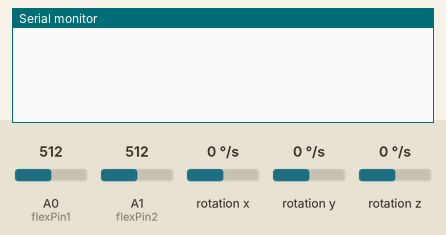
This sketch was run on a simulated Arduino Nano 33 BLE. Parts: the last lines printed to the serial monitor. Inputs (shaded band) come from the test bench; at power-on: A0 (flexPin1) = 512, A1 (flexPin2) = 512, rotation x 0 °/s, rotation y 0 °/s, rotation z 0 °/s.

Above: at 1.2 s.
1.3 s: A0 (flexPin1) set to 240
At 2.5 s:
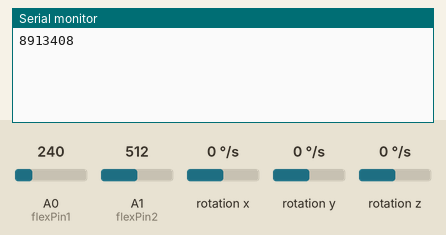
2.8 s: A1 (flexPin2) set to 240
At 3.7 s:
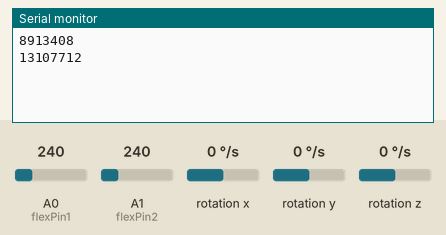
4.3 s: A0 (flexPin1) set to 260
At 4.7 s:
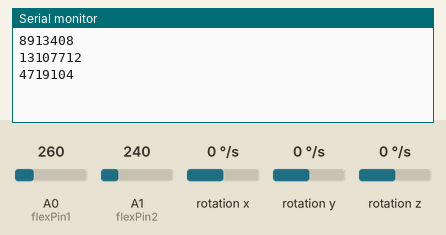
5.8 s: A1 (flexPin2) set to 260
At 6.9 s:
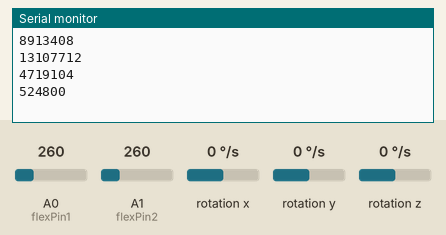
Timing chart, 0 to 8.3 s (numbered marks = the images above; inputs shaded):
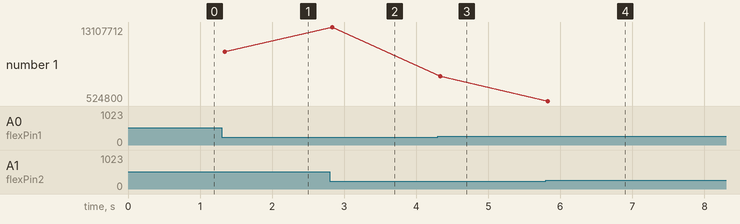

The sketch:

glove.ino
```cpp
/* Program for the glove controller : 2 flexometers and a gyroscope*/

#include <Arduino_LSM9DS1.h>

int i = 0;
int j = 0;
float x, y, z;

const int flexPin1 = A0;
const int flexPin2 = A1;

int val1;
int val2;

uint32_t btn = 0;
bool btn0 = false;
bool btn1 = false;
bool btn2 = false;
bool btn3 = false;
int x_pos = 512;
int y_pos = 512;


void setup() {
  Serial.begin(9600);
  while (!Serial);

  if (!IMU.begin()) {
    while (1);
  }
}

void loop() {

  readGyro();

  val1 = analogRead(flexPin1);
  val2 = analogRead(flexPin2);

  bool btn0_new = false ;///isButton1(j) ;
  bool btn1_new = false; //isButton2(j);
  bool btn2_new = isFlexButton(val1);
  bool btn3_new = isFlexButton(val2);
  int x_pos_new = getXValue(i);
  int y_pos_new = getYValue(j);

  if (btn0 != btn0_new || btn1 != btn1_new || btn2 != btn2_new  || btn3 != btn3_new || x_pos_new != x_pos || y_pos_new != y_pos){


    btn0 = btn0_new;
    btn1 = btn1_new;
    btn2 = btn2_new;
    btn3 = btn3_new;
    x_pos = x_pos_new;
    y_pos = y_pos_new;

    btn = 0;
    if (btn2) {btn = btn + 1;}
    btn = btn << 1;
    if (btn3) { btn = btn + 1;}
    btn = btn << 2;
    /*if (btn0) { btn = btn + 1;}
    btn = btn << 1;
    if(btn1){btn+=1;}*/

    uint32_t cmd = btn;
    cmd = cmd << 10;
    cmd = cmd + y_pos;
    cmd = cmd << 10;
    cmd = cmd + x_pos;
    Serial.println(cmd);
  }


  delay(50);
}

int getXValue(int a){
  //going left
  if(a <= -1){
    i = -1;
    return 0;
  }
  //Going right
  else if(a >= 1){
    i = 1;
    return 1022;
  }
  //Not moving in th x axis

  return 512;
}

int getYValue(int a){
  //Going up
  if(a <= -1){
    j = -1;
    return 1022;
  }
  //Going down
  else if(a >= 1){
    j = 1;
    return 0;
  }
  //Not moving in th y axis
  return 512;
}

//is flex sensor flexing
bool isFlexButton(int a){
  if(a < 250){
    return true;
  }
  return false;
}

//reads gyroscope and sets the i and j value that gives the orientation
void readGyro(){
  if (IMU.gyroscopeAvailable()) {
    IMU.readGyroscope(x, y, z);

    if(x>200){
        i += 1;
        x=0;
    }else if(x < -200){
        i -= 1;
        x=0;
    }

    if(y>200){
        j += 1;
        y=0;
    }else if(y < -200){
        j -= 1;
        y=0;
    }

  }
}
```

Measured:
- after the input at 1.3 s, the serial monitor: prints a new line at once (image 1)
- after the input at 2.8 s, the serial monitor: prints a new line at once (image 2)
- after the input at 4.3 s, the serial monitor: prints a new line at once (image 3)
- after the input at 5.8 s, the serial monitor: prints a new line at once (image 4)
- plotted number 1: 8913408 → 13107712 after the input at 2.8 s, 13107712 → 4719104 after the input at 4.3 s, 4719104 → 524800 after the input at 5.8 s
